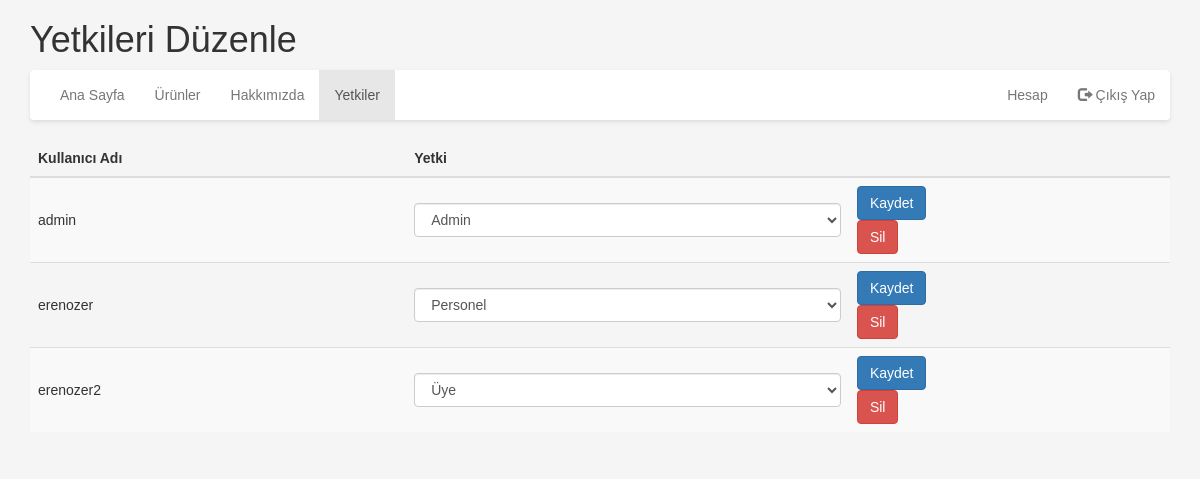
The page /yetkiduzenle.php (signed in) on the database its author committed.
### tables this page shows
CREATE TABLE `users` (
  `User_ID` int(11) NOT NULL,
  `yetki` tinyint(4) NOT NULL DEFAULT 1,
  `User_Name` varchar(50) DEFAULT NULL,
  `E_Mail` varchar(100) DEFAULT NULL,
  `First_Name` varchar(50) DEFAULT NULL,
  `Last_Name` varchar(50) DEFAULT NULL,
  `GSM_No` varchar(20) DEFAULT NULL,
  `Birth_Date` date DEFAULT NULL,
  `Password` varchar(255) DEFAULT NULL
);

### yetkiduzenle.php (the view, shortened to what this page needs)
<?php
require_once "config.php";
$username = $_SESSION['username'];
$q = mysqli_query($db, "SELECT * FROM users WHERE `User_Name`='$username'");
$user = mysqli_fetch_assoc($q);
$role = $user['yetki'];
$query = "SELECT * FROM users";
$result = mysqli_query($db, $query);
?>
<!DOCTYPE html>
<html>
<head>
    <link rel="stylesheet" href="https://maxcdn.bootstrapcdn.com/bootstrap/3.3.7/css/bootstrap.min.css">
</head>
<body>
<div class="container">
    <h1>Yetkileri Düzenle</h1>
    <nav class="navbar navbar-default">
        <div class="container-fluid">
            <ul class="nav navbar-nav">
                <li><a href="index.php">Ana Sayfa</a></li>
                <li><a href="urunler.php">Ürünler</a></li>
                <li><a href="hakkimizda.php">Hakkımızda</a></li>
                <?php if ($role == '2'): ?>
                    <li class="active"><a href="yetkiduzenle.php">Yetkiler</a></li>
                <?php elseif ($role == '3'): ?>
                    <li><a href="urun_ekle.php">Ürün Ekle</a></li>
                    <li><a href="kategori_duzenle.php">Kategori Düzenle</a></li>
                <?php endif; ?>
            </ul>
            <ul class="nav navbar-nav navbar-right">
                <li><a href="hesapbilgileri.php">Hesap </a></li>
                <li><a href="logout.php"><span class="glyphicon glyphicon-log-out"></span> Çıkış Yap</a></li>
            </ul>
        </div>
    </nav>
    <table class="table table-striped">
        <thead>
        <tr>
            <th>Kullanıcı Adı</th>
            <th>Yetki</th>
            <th></th>
        </tr>
        </thead>
        <tbody>
        <?php while ($row = mysqli_fetch_assoc($result)): ?>
            <tr>
                <td><?php echo $row['User_Name']; ?></td>
                <td>
                    <form action="yetkidegistir.php" method="POST">
                        <select name="new_role" class="form-control">
                            <option value="1" <?php echo ($row['yetki'] == '1') ? 'selected' : ''; ?>>Üye</option>
                            <option value="3" <?php echo ($row['yetki'] == '3') ? 'selected' : ''; ?>>Personel</option>
                            <option value="2" <?php echo ($row['yetki'] == '2') ? 'selected' : ''; ?>>Admin</option>
                        </select>
                </td>
                <td>
                    <button type="submit" class="btn btn-primary">Kaydet</button>
                    <form action="kullanicisil.php" method="POST">
                        <button type="submit" class="btn btn-danger">Sil</button>
                    </form>
                </td>
            </tr>
        <?php endwhile; ?>
        </tbody>
    </table>
</div>
</body>
</html>

### yetkiduzenle.php (style rules this page uses)
body { background-color: #f5f5f5; color: #333333; font-family: 'Arial', sans-serif; }
th, td { vertical-align: middle !important; }
.navbar { background-color: #ffffff; border: none; box-shadow: 0 2px 4px rgba(0, 0, 0, 0.1); }
.navbar-nav > li > a { color: #333333; }

### rows shown on the page
users: User_Name "admin", new_role "Admin"
users: User_Name "erenozer", new_role "Personel"
users: User_Name "erenozer2", new_role "Üye"
